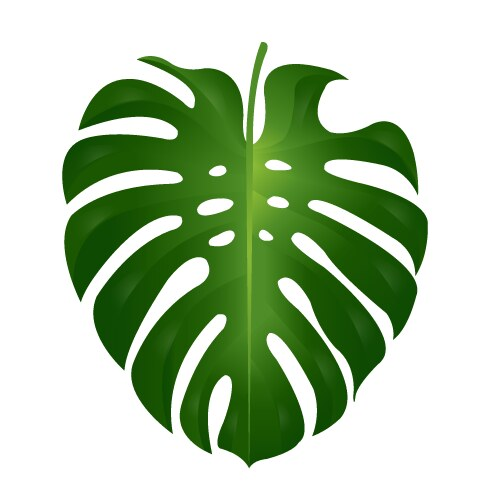
#> input picture images/monstera-leaf-vector-16307990.jpg, 500 x 500 px, given in place of reduce-colour-4.png, which was not available
$ python main.py
#> lines starting #> are read from the running program, lines starting #| are printed output that depends on the picture; pictures that were not available may be replaced by others from this repository, and a replacement may not be noted
#> the answer given: images/monstera-leaf-vector-16307990.jpg
### src/tuftg.py
##
"""
  This is a new version, written by Dom.
  Algorithm:

  Decide on x -> each px moves right / down by that amount. This is a constant

    1. for each row, is there any tufting? If so, add to gcode list. If not, move onto next row.
    2. for each px in row with tufting.
        - If there is no tuft (ie, px is black), z = 0
        - If there IS tuft (ie, px is white), z = (max depth)
    3. add to gcode list
    4. only write gcode IF z delta is not zero - ie there is movement need to start/stop tufting.
"""

import datetime
from math import *
import numpy as np
import sys, os

from src.author import Gcode

from loguru import logger as log
import numpy as np
from matplotlib import pyplot as plt

from typing import Dict

platformWin = True
if (os.name != "nt"):
  platformWin = False

START = "M7"
STOP = "M9"

def tool_info():
  print("( Tool info: )")
  print("( Tool type: Tufting Gun )")

class TuftG():
  def __init__(self, im_name:str, pxs:float, feed:float,
          bed_width:float, bed_height:float, tuft_x_offset:float, tuft_y_offset:float,
          depth:float, max_depth:float, spacing:float):
      self.im_name:str          = im_name
      self.pxs:float            = pxs
      self.feed:float           = feed
      self.bed_width:float      = bed_width
      self.bed_height:float     = bed_height
      self.uft_x_offset:float   = tuft_x_offset
      self.tuft_y_offset:float  = tuft_y_offset
      self.depth:float          = depth
      self.max_depth:float      = max_depth
      self.spacing:float        = spacing

      self.img:list[list[float]] = None
      self.options:dict = dict(
        safety_height = .012,
        tolerance = .001,
        spindle_speed = 1000,
        units = "G21",    # G20 = inches, G21 = mm
        feed_rate = feed  # 2540 # 100 inches? # was 12 (inches or mm per min)
      )

  def __str__(self):
     pass

  def convert_img(self) -> str:
    from PIL import Image

    im = Image.open(self.im_name)
    im = im.convert("L") #grayscale
    w, h = im.size
    try:
      nim = np.frombuffer(im.tobytes(), dtype=np.uint8)
    except AttributeError:
      nim = np.frombuffer(im.tobytes(), dtype=np.uint8)
    nim = nim.reshape(w,h)

    newDir = "nc_output"
    fileExtention = ".nc"
    fileName = "gcodeout"
    if not os.path.isdir(newDir):
        os.makedirs(newDir)
    finalFileName = fileName+str(datetime.datetime.now().strftime("_%d%m%Y_%H.%M.%S.%f")[:-3])+fileExtention
    if platformWin:
        sys.stdout = open(newDir+"\\"+finalFileName, 'w')
    else:
        sys.stdout = open(newDir+"/"+finalFileName, 'w')

    if self.options.get("normalize"):
        a = nim.min()
        b = nim.max()
        if a != b:
            nim = (nim - a) / (b-a)
    else:
        nim = nim / 255.0

    if self.feed:
      self.options["feed_rate"] = self.feed

    nim = nim * - self.depth
    log.debug("(Image max= {0} min={1})".format(nim.max(),nim.min()))

    if self.max_depth < self.depth:
      self.max_depth = self.depth

    self.img = nim
    return finalFileName

  def write_gcode(self):
    if self.img is None:
      raise "self.img is Null, please run convert_img()."

    tool_info()
    log.debug(f"options {self.options}")
    log.debug(f"img {self.img}")

    g = Gcode(safetyheight=-self.options.get("safety_height"),
              tolerance=self.options.get("tolerance"),
              spindle_speed=self.options.get("spindle_speed"),
              units=self.options.get("units"))
    g.begin()
    g.continuous(self.options.get("tolerance"))
    g.safety()

    g.set_feed(self.options.get("feed_rate"))

    log.info(f"max x: {self.pxs * len(self.img[0])}, max y: {self.pxs * len(self.img)}")
    g.flush()

    max_y = len(self.img) * self.pxs
    max_x = len(self.img[0]) * self.pxs

    for j, row in enumerate(self.img):
      log.debug(f"row {row}")
      if min(row) == 0: continue

      y = (len(self.img) - j) * self.pxs
      g.write("( new row )")

      is_tufting = False

      for i, p in enumerate(row):
        x = i * self.pxs

        if not is_tufting and p < 0:
          g.rapid(x=x, y=y)
          g.rapid(z=-z_stretch( x=x, mx=max_x, y=y, my=max_y, min_z=self.depth, max_z=self.max_depth ))         ## 1. plunge
          g.write(START)        ## 2. start tufting
          is_tufting = True
        elif is_tufting and p < 0:
          tuft(g, x=x, y=y, z=-z_stretch( x=x, mx=max_x, y=y, my=max_y, min_z=self.depth, max_z=self.max_depth))
        elif is_tufting and p == 0:
          tuft(g, x=x, y=y, z=-z_stretch( x=x, mx=max_x, y=y, my=max_y, min_z=self.depth, max_z=self.max_depth))
          g.write(STOP)
          g.rapid(z=0)
          is_tufting = False
        else:
          continue

  # [74 lines left out: function write_gcode_bak, not called in this run]

"""
  Utilities
"""

# [17 lines left out: functions move_to_row_start, tuft, not called in this run]

"""
  Unlike milling, where the wood is always horizontal,
  monk's cloth stretches! Meaning as you appoach the center of the fabric,
  you should push your tufting gun lower.
   __________
  | \___4__/ |
  |1| 0    | |
  | |______|2|
  |_/_3____\_|

  This algorithm ONLY works for right to left.
  { z: current depth, m: next milestone { z, x, y } }
"""
# [93 lines left out: functions z_stretch, in_trapezoid, show_trapizoid_and_point, not called in this run]

### main.py
from loguru import logger as log
import click

import cv2
import numpy as np
from matplotlib import pyplot as plt

import sys
import random
import ntpath
import os
import subprocess
from shutil import copyfile

from src.tuftg import TuftG

@click.command()
@click.option("--file", prompt="image in?", help="svg to process")
@click.option("--folder", default="img_output", help="folder to output into")
@click.option("--feed", default=2540, help="set the speed of the machine when tufting")
@click.option("--colours", default=4, help="number of colours (yarn) ")

@click.option("--width", default=150,   help="set image width  (x) in pxs. Image will be scaled (up or down) to the desired resolution. Each px is 5mms of travel. You can set this to a different value using --pxs.")
@click.option("--height", default=150,  help="set image height (y) in pxs. Image will be scaled (up or down) to the desired resolution. Each px is 5mms of travel. You can set this to a different value using --pxs.")
@click.option("--pxs", default=5,       help="sets mm/px. For example: a 150 x 150 image will travel 750mm in the x direction and 750 in the y direction.")

@click.option("--bed_width", default=812.8,  help="set the maximum working area in x direction. You can find this value by jogging the maching to the right most point. This value is in mm.")
@click.option("--bed_height", default=812.8, help="set the maximum working area in y direction. You can find this value by jogging the maching to the left most point. This value is in mm.")
@click.option("--tuft_x_offset", default=10, help="the distance (in mm), the tufting needle is to the right or left of where the mill would be. This is useful in the case that the tufting gun cannot fit in the milling machine hole and needs to be mounted on the side. Will modify the max bed_width accordingly.")
@click.option("--tuft_y_offset", default=0,  help="the distance (in mm), the tufting needle is to the up or down of where the mill would be. This is useful in the case that the tufting gun cannot fit in the milling machine hole and needs to be mounted on the side. Will modify the max bed_width accordingly.")

@click.option("--depth", default=110.1944, help="minimum depth (z), this is in mm.")                                              # was 3.236
@click.option("--max_depth", default=132.9944, help="maximum depth (z), to account for the stretch of material, this is in mm")   # was 5.236
@click.option("--spacing", default=0.25, help="space between tufting lines (mm)")
@click.option("--seed", default=0, help="random seed")
@click.option("--loglevel", default="INFO", help="set the log level.")
def run(
    file, folder, feed, colours,
    width, height, pxs,
    bed_width, bed_height, tuft_x_offset, tuft_y_offset,
    depth, max_depth, spacing,
    seed,loglevel
):
#> called with file = 'images/monstera-leaf-vector-16307990.jpg', folder = 'img_output', feed = 2540, colours = 4, width = 150, height = 150, pxs = 5, bed_width = 812.8
    random.seed(seed)
    imconvert = "convert"

    if folder != ".":
        try:
            os.mkdir(folder)
        except:
            pass

    foldername = os.path.join(folder, ntpath.basename(file) + ".img2gcode")
    try:
        os.mkdir(foldername)
    except:
        pass

    copyfile(file, os.path.join(foldername, ntpath.basename(file)))

    log.remove()
    log.add(sys.stderr, level="INFO")
    log.add("file.log", level=loglevel)

    log.info(f"working in {foldername}")
    log.debug(foldername)
    os.chdir(foldername)
    file = ntpath.basename(file)

    cmd = f"{imconvert} {file} +dither -colors {colours} -resize {width}x{height} -morphology Close Diamond -morphology Erode Diamond reduce-colour-{colours}.png"
    log.debug(cmd)
    subprocess.run(cmd.split())
#> (this line was passed over: subprocess is not available in this run)

    img = cv2.imread(f"reduce-colour-{colours}.png")
#> img is the input picture: shape (500, 500, 3); mean B, G, R 169.1, 200, 178.9
    gray = cv2.cvtColor(img, cv2.COLOR_BGR2GRAY)
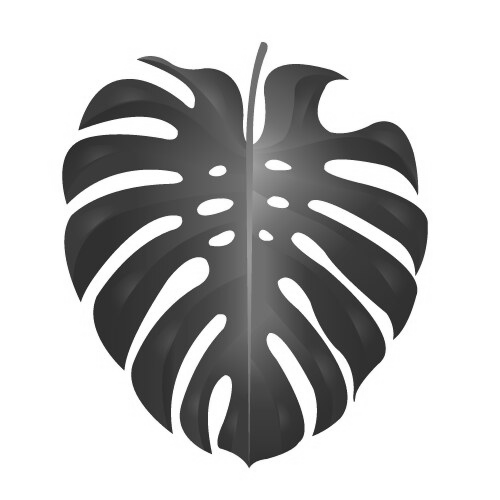
#> gray: shape (500, 500); min 33, max 255, mean 190.2
    hist = cv2.calcHist([gray],[0],None,[256],[0,256])
#> hist = 256 values, max 134034 at index 255, min 0 at index 0, mean 976.6

    hist_flat = hist.flatten()
#> hist_flat has the same summary as hist
    colors = np.argsort(hist_flat)[-colours:] # get the x largest colours.
#> colors = [253, 59, 254, 255]
    log.info(f"colors: {colors}")

    img_number = 0
    for color in colors:
        log.debug(f"working on color: {color}")
        split_image = img.copy()
        split_image[np.where(gray != color)] = 0
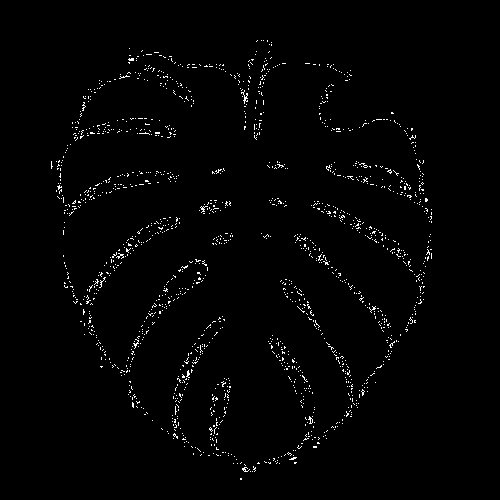
#> split_image: shape (500, 500, 3); mean B, G, R 3.8, 3.8, 3.8
        cv2.imwrite(str(img_number)+".png",split_image)

        cmd = f"{imconvert} {img_number}.png -channel RGB -white-threshold 1% c-{img_number}.png"
        subprocess.run(cmd.split())
#> (this line was passed over: subprocess is not available in this run)

        fname = f"{os. getcwd()}/c-{img_number}.png"

        tg = TuftG(im_name=fname, pxs=pxs, feed=feed,
                  bed_width=bed_width, bed_height=bed_height, tuft_x_offset=tuft_x_offset, tuft_y_offset=tuft_y_offset,
                  depth=depth, max_depth=max_depth, spacing=spacing)

        outputfile = tg.convert_img()
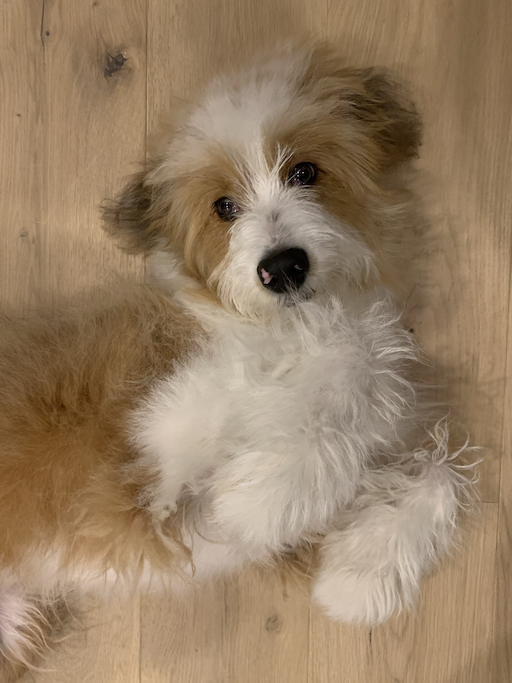
#> input picture images/IMG_0589.png, 512 x 683 px, given in place of c-0.png, which was not available
#> in convert_img, im is the input picture: PIL image 512x683 RGBA; mean R, G, B, A 151.3, 128, 101.3, 255
#> in convert_img, `im = im.convert("L")`:
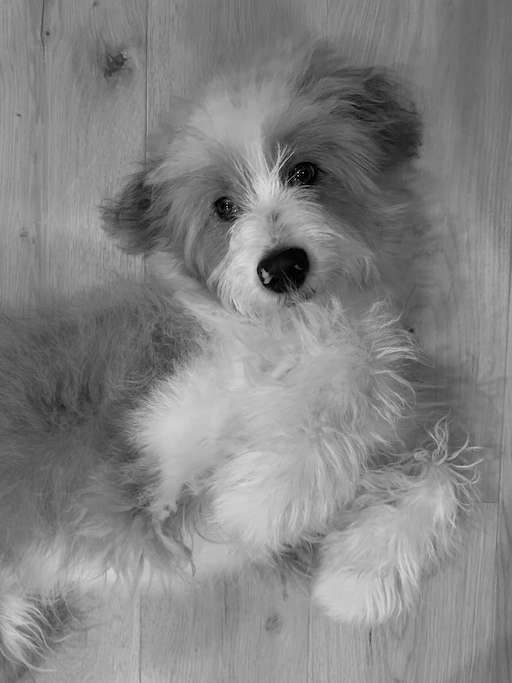
#> im: PIL image 512x683 L; min 0, max 223, mean 131.9
#> in convert_img, `nim = nim.reshape(w,h)`:
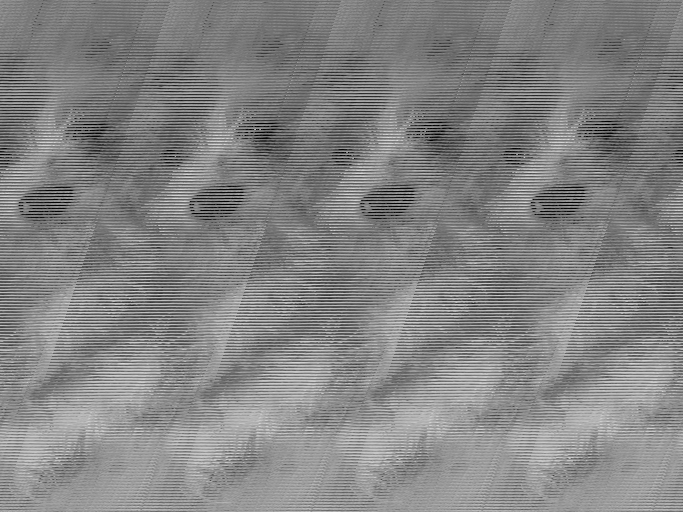
#> nim: shape (512, 683); min 0, max 223, mean 131.9
#> in convert_img, `nim = nim * - self.depth`:
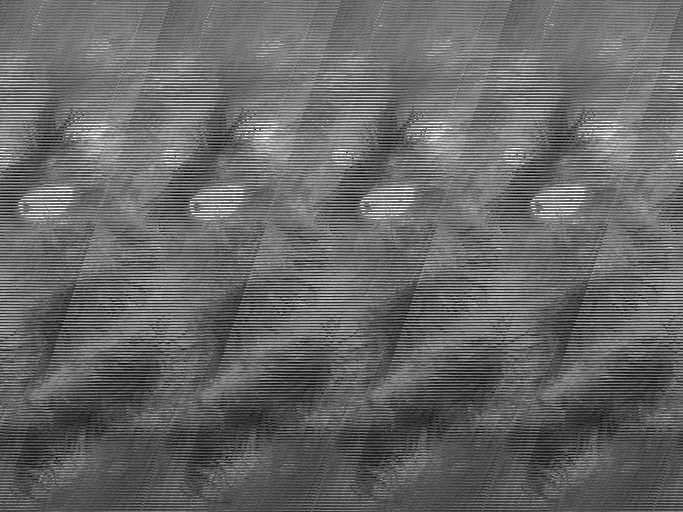
#> nim: shape (512, 683) float64; min -96.37, max 0, mean -57.01; drawn with min black and max white
        log.info(f"images: {folder}/{foldername}/c-{img_number}.png")

        tg.write_gcode()
#> (the call stopped at in write_gcode, `g = Gcode(safetyheight=-self.options.get("safety_height"), tolerance=s..`: src is not available in this run)
        log.info(f"gcode: folder/{foldername}/nc_output/{outputfile}")
        img_number+=1

    plt.hist(gray.ravel(),256,[0,256])
    plt.savefig('plt')

    log.debug("done.")

if __name__ == "__main__":
#> (the run stopped early here; a loop or call above may not have finished)
